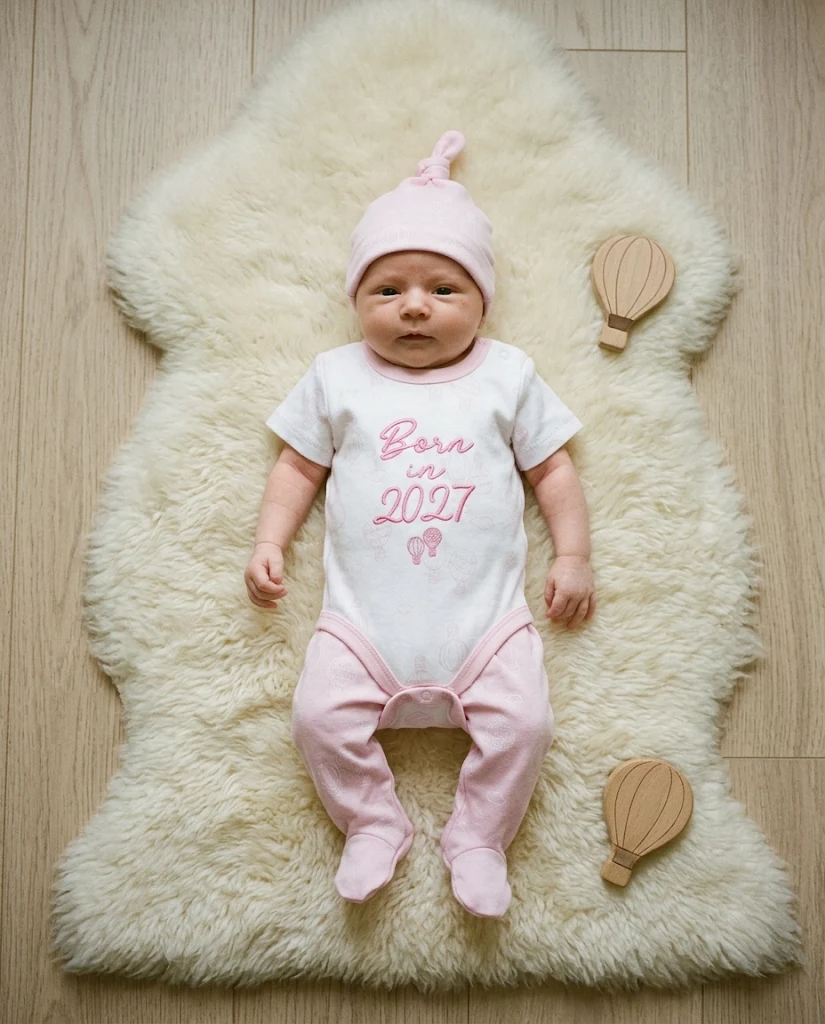
#> input picture sunnozy-content/posts/baby-photos/referenzen_photos_neu/born-in-2027-rosa_baby_ads.png, 825 x 1024 px
$ python make_content_kw1.py
#> lines starting #> are read from the running program, lines starting #| are printed output that depends on the picture
"""Content KW 1 Coming soon (18.–24.11.2026): Reels aus posts/baby-videos, Karussell und Stories aus posts/baby-photos.

Regeln: CLAUDE.md (Standardmusik, POV in Schreibmaschinenschrift, kein Preis, Safe Sleep: nur wache Babys ohne Plüschtier).

    python3 tools/make_content_kw1.py [reels|karussell|stories|<reel-name>]
Ausgabe: posts/content-kw1/ (Plan und Captions: posts/content-kw1/README.md)
"""
import os, sys, subprocess
from PIL import Image, ImageDraw, ImageFont, ImageFilter
import make_coming_soon_reels as m
import make_reel_velours_coming_soon as vc

W, H, FPS = m.W, m.H, 30
P = m.POSTS
OUT = os.path.join(P, 'content-kw1')
VID = os.path.join(P, 'baby-videos')
FOT = os.path.join(P, 'baby-photos', 'referenzen_photos_neu')
MUSIK = os.path.join(P, 'coming-soon', 'reels', 'musik', 'alex-morgan_no-copyright-music.mp3')
SCHRIFT = os.path.join(m.ROOT, 'fonts', 'courierprime.ttf')
CREME, DUNKEL = (250, 246, 240), (60, 52, 46)

# Reels: Clips nur mit wachem Baby, ohne Plüschtier (geprüft 17.11.2026)
REELS = {
    'best_family_lachen': {'clips': [('best_family_c_bearbeitet.mp4', 1.0, 11.0)],
                           'hook': (['POV: Du hörst zum ersten', 'Mal sein Lachen'], '🥹'),
                           'ende': (['Best Family', 'coming soon'], '🤍'), 'schleier': True, 'text_y': 1500},
    'kirschen_smile': {'clips': [('strampler_kirschen_b_bearbeitet.mp4', 0.0, 10.0)],
                       'hook': (['POV: Das erste Smile', 'ist schon aufgestickt'], '🍒'),
                       'ende': (['coming soon'], '🤍')},
    'born_in_2027': {'clips': [('born_in_2027_rosa_b_bearbeitet.mp4', 0.0, 5.2), ('born_in_2027_blau_a_bearbeitet.mp4', 0.0, 5.2)],
                     'hook': (['POV: Euer Baby', 'kommt 2027'], '✨'),
                     'ende': (['rosa oder blau?', 'coming soon'], '🤍'), 'schleier': True, 'text_y': 1470},
}
BLENDE = 0.3


# [26 lines left out: functions clip_frames, folge, not called in this run]


def mit_alpha(e, a):
    e = e.copy(); e.putalpha(e.getchannel('A').point(lambda q: int(q * a)))
    return e


# [32 lines left out: function reel, not called in this run]


# ---------- Karussell «Welches Set soll zuerst kommen?» ----------
SETS = [('born-in-2027-rosa_baby_ads.png', '«Born in 2027» Rosa'),
        ('set_bauernhof_baby_body.png', '«Bauernhof»'),
        ('set_hund_creme_baby_body_ads.png', '«I love Dogs»'),
        ('set_love_dad_mom_baby_strampler_ads.png', '«I love Dad Mom»'),
        ('set_wal_blau_baby_strampler_ads.png', '«Wal» Hellblau'),
        ('set_waldbaer_creme_baby_body.png', '«Waldbär»'),
        ('set_weltall_hellblau_baby_body.png', '«Little One» Weltall')]


def f(g):
    return ImageFont.truetype(SCHRIFT, g)


def auf_4x5(im):
    w, h = im.size
    if w / h > 0.8:
        nw = int(h * 0.8); im = im.crop(((w - nw) // 2, 0, (w - nw) // 2 + nw, h))
    else:
        nh = int(w / 0.8); im = im.crop((0, (h - nh) // 2, w, (h - nh) // 2 + nh))
    return im.resize((1080, 1350), Image.LANCZOS)


def mitte(d, text, y, g, fill=DUNKEL):
    d.text((540, y), text, font=f(g), fill=fill, anchor='mm')


def karussell():
    o = os.path.join(OUT, 'karussell'); os.makedirs(o, exist_ok=True)
    c = Image.new('RGB', (1080, 1350), CREME); d = ImageDraw.Draw(c)
#> after `c = Image.new('RGB', (1080, 1350), CREME)`:
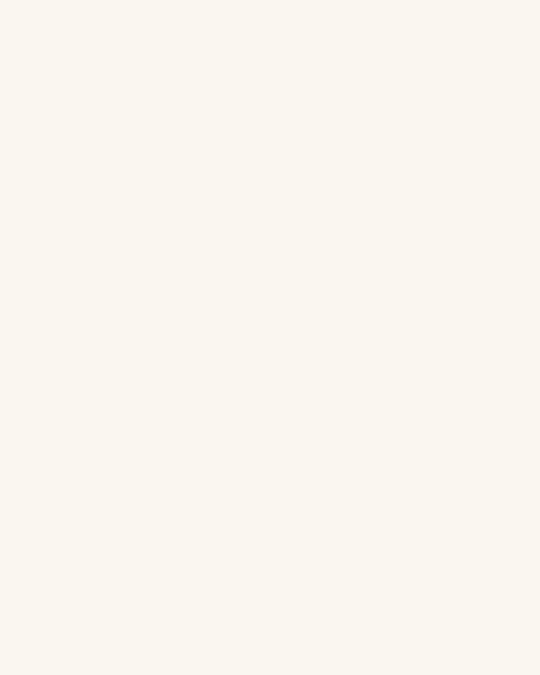
#> c: PIL image 1080x1350 RGB (shown at 1/2 size); mean R, G, B 250, 246, 240
    vorschau = [auf_4x5(Image.open(os.path.join(FOT, s)).convert('RGB')).resize((300, 375), Image.LANCZOS) for s, _ in SETS[:6]]
#> in auf_4x5, `w, h = im.size`: w = 825; h = 1024
#> in auf_4x5, `nw = int(h * 0.8)`: nw = 819
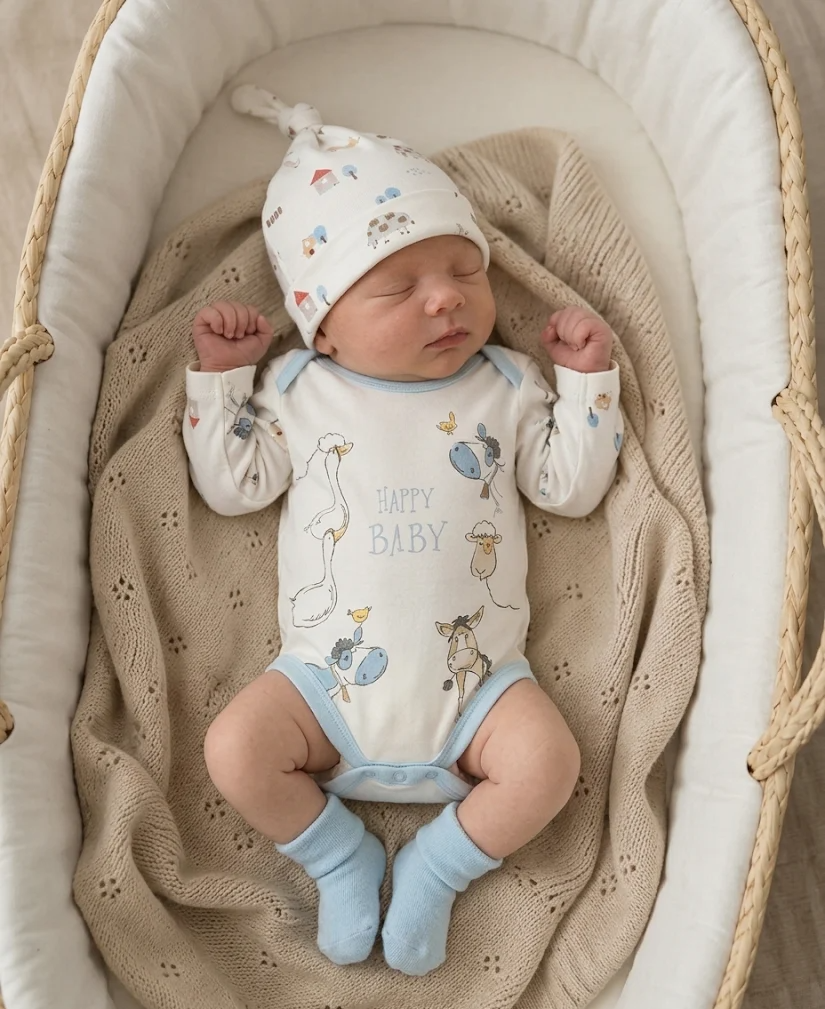
#> input picture sunnozy-content/posts/baby-photos/referenzen_photos_neu/alt/set_bauernhof_baby_body.png, 825 x 1009 px, found by its file name
#> in auf_4x5 (call 2), `w, h = im.size`: h = 1009
#> in auf_4x5 (call 2), `nw = int(h * 0.8)`: nw = 807
#> in auf_4x5 (call 2), `im = im.crop(((w - nw) // 2, 0, (w - nw) // 2 + nw, h))`:
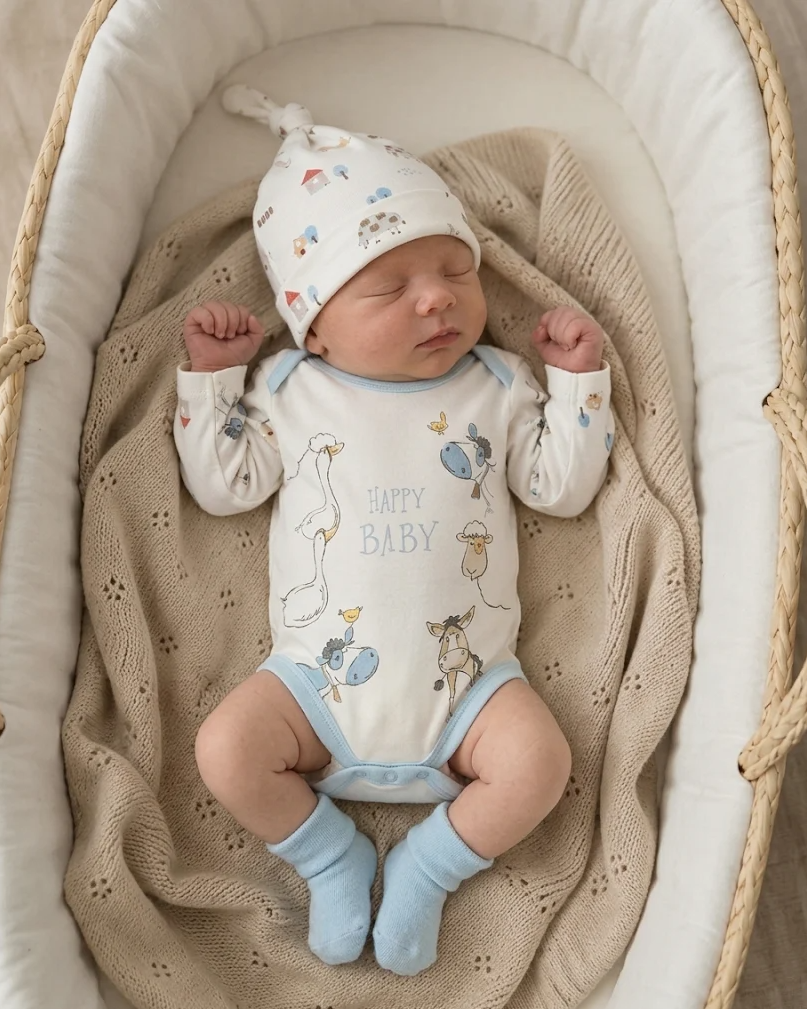
#> im: PIL image 807x1009 RGB; mean R, G, B 173.1, 157.9, 141.3
    for k, im in enumerate(vorschau):
        c.paste(im, (60 + (k % 3) * 330, 470 + (k // 3) * 400))
    mitte(d, 'coming soon', 170, 44, (150, 130, 115))
    mitte(d, 'Welches Set soll', 270, 64)
    mitte(d, 'zuerst kommen?', 350, 64)
    mitte(d, 'Wisch durch und schreib die Nummer ✨'.replace(' ✨', ''), 1300, 34)
    c.save(os.path.join(o, '01_titel.jpg'), quality=94)
    for k, (datei, name) in enumerate(SETS, 1):
        im = auf_4x5(Image.open(os.path.join(FOT, datei)).convert('RGB')).convert('RGBA')
        lay = Image.new('RGBA', im.size, (0, 0, 0, 0)); dl = ImageDraw.Draw(lay)
        dl.ellipse((40, 40, 150, 150), fill=(250, 246, 240, 235))
        dl.text((95, 97), str(k), font=f(64), fill=DUNKEL + (255,), anchor='mm')
        dl.rounded_rectangle((40, 1240, 40 + dl.textlength(name, font=f(36)) + 40, 1310), 30, fill=(250, 246, 240, 225))
        dl.text((60, 1275), name, font=f(36), fill=DUNKEL + (255,), anchor='lm')
        im.alpha_composite(lay); im.convert('RGB').save(os.path.join(o, f'{k + 1:02d}_{k}.jpg'), quality=94)
    c = Image.new('RGB', (1080, 1350), CREME); d = ImageDraw.Draw(c)
    for k, t in enumerate(['Schreib die Nummer', 'Deines Lieblings-Sets', 'in die Kommentare']):
        mitte(d, t, 520 + k * 85, 58)
    mitte(d, 'Eure Wünsche entscheiden mit.', 840, 34, (120, 105, 95))
    L = m.logo(300, (122, 108, 104)); c.paste(L, ((1080 - L.width) // 2, 1080), L)
    mitte(d, 'coming soon', 1230, 38, (150, 130, 115))
    c.save(os.path.join(o, f'{len(SETS) + 2:02d}_ende.jpg'), quality=94)
    print('Karussell:', sorted(os.listdir(o)))


# [22 lines left out: function stories, not called in this run]


if __name__ == '__main__':
    teil = sys.argv[1:] or ['reels', 'karussell', 'stories']
    if 'karussell' in teil:
#> (the run stopped early here; a loop or call above may not have finished)
